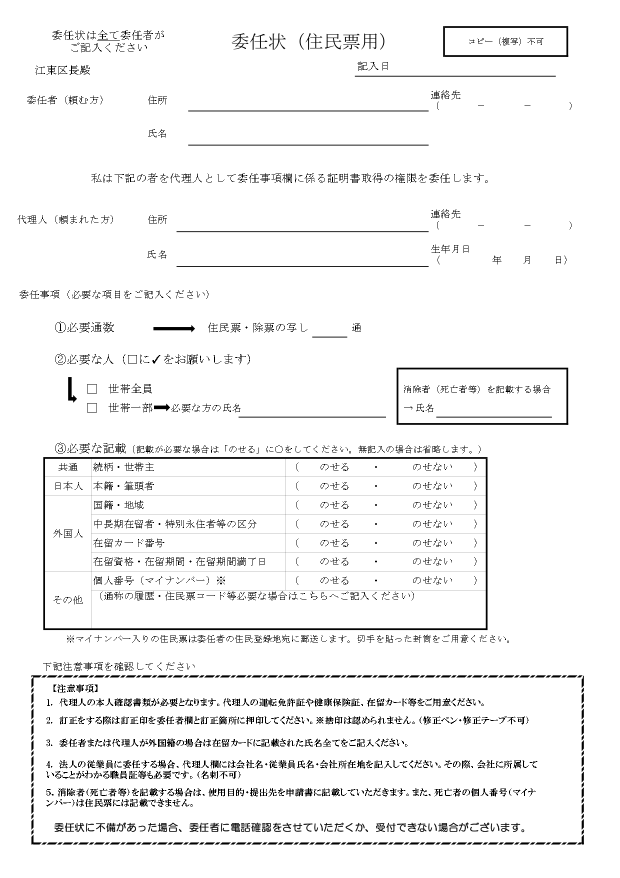
#> input picture sample/sample2.jpg, 1240 x 1755 px (shown at 1/2 size)
$ python export_array_boxline8.py
#> lines starting #> are read from the running program, lines starting #| are printed output that depends on the picture; after the words box and inside, x2 and y2 are one past the last pixel; in counts of white or black regions, pixels touching at a corner belong together
import os
import cv2
import numpy as np

# 頂点を左上、左下、右下、右上の順序に並び替える関数
def sort_points(points):
    # x座標とy座標の和が最小のものが左上
    tl = min(points, key=lambda x: x[0] + x[1])
    # x座標とy座標の差が最小のものが右上
    tr = min(points, key=lambda x: x[0] - x[1])
    # x座標とy座標の和が最大のものが右下
    br = max(points, key=lambda x: x[0] + x[1])
    # x座標とy座標の差が最大のものが左下
    bl = max(points, key=lambda x: x[0] - x[1])
    # 順序に従ってリストにする
    return [tl, tr, br, bl]

# ディレクトリ作成、入力画像の決定と読み取り
results_path = './results'
if not os.path.exists(results_path):
    os.mkdir(results_path)

input_image = './sample/sample2.jpg'

img = cv2.imread(input_image)
#> img is the input picture: shape (1755, 1240, 3); min 0, max 255, mean 243.9
img2 = cv2.imread(input_image)

# BGR -> グレースケール
img_gray = cv2.cvtColor(img, cv2.COLOR_BGR2GRAY)
img_gray = cv2.GaussianBlur(img_gray, (3, 3), 0)
retval, img_bw = cv2.threshold(img_gray, 0, 255, cv2.THRESH_BINARY_INV + cv2.THRESH_OTSU)
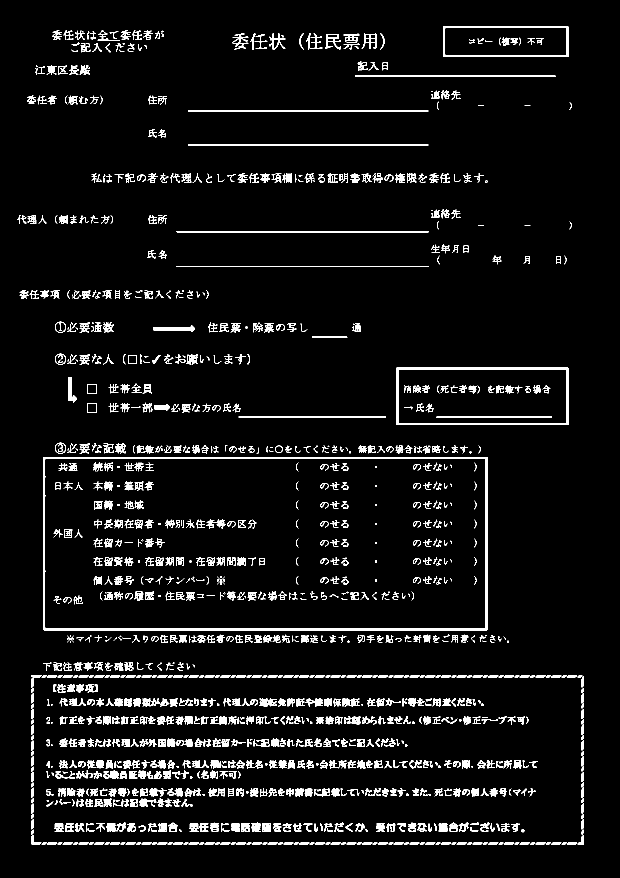
#> img_bw: shape (1755, 1240) (shown at 1/2 size); 6% white; 1264 white regions (173 under 20 px), largest, box (x1, y1, x2, y2) and area: (86, 914, 976, 1261) 10716, (793, 735, 1137, 850) 3716, (886, 52, 1137, 114) 2495
#> retval = 179
cv2.imwrite('result1.png', img_bw) # 確認用

# 矩形領域と下線部検出で処理を分けるか検討。ガウシアンフィルタ適用の是非など。
# img_gray_line = cv2.cvtColor(img, cv2.COLOR_BGR2GRAY)
# img_gray_line2 = cv2.bitwise_not(img_gray_line)

# 膨張処理
kernel = cv2.getStructuringElement(cv2.MORPH_RECT, (4, 4))
img_bw = cv2.dilate(img_bw, kernel, iterations = 1)
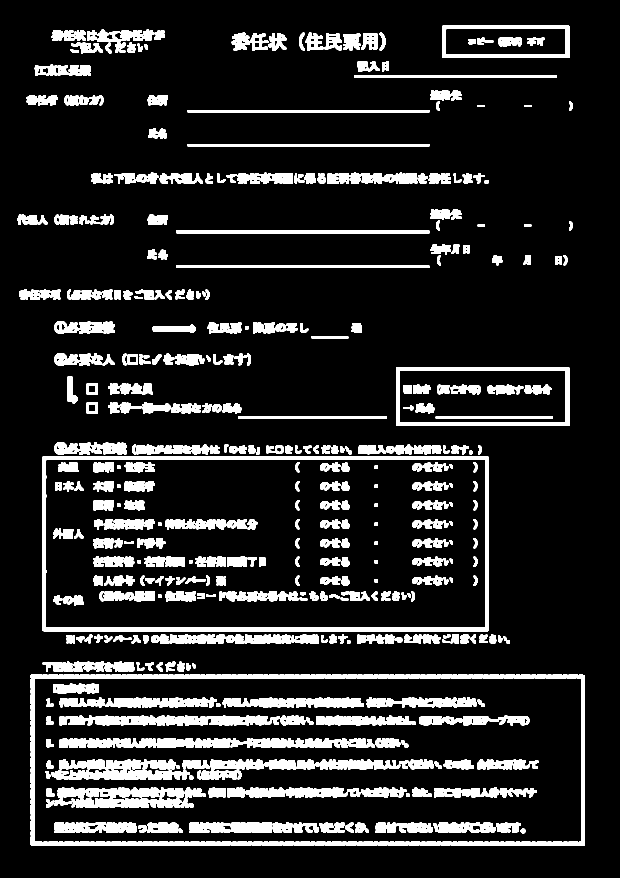
#> img_bw: shape (1755, 1240) (shown at 1/2 size); 13.6% white; 462 white regions, largest, box (x1, y1, x2, y2) and area: (61, 1349, 1170, 1691) 22549, (85, 913, 978, 1263) 18093, (118, 1476, 750, 1496) 9577
cv2.imwrite('result2.png', img_bw) # 確認用

# Canny 法によるエッジ検出（下線部検出のみ）
med_val = np.median(img_bw)
#> med_val = 0
sigma = 0.33
min_val = int(max(0, (1.0 - sigma) * med_val))
#> min_val = 0
max_val = int(max(255, (1.0 + sigma) * med_val))
#> max_val = 255
edges = cv2.Canny(img_bw, threshold1 = min_val, threshold2 = max_val)
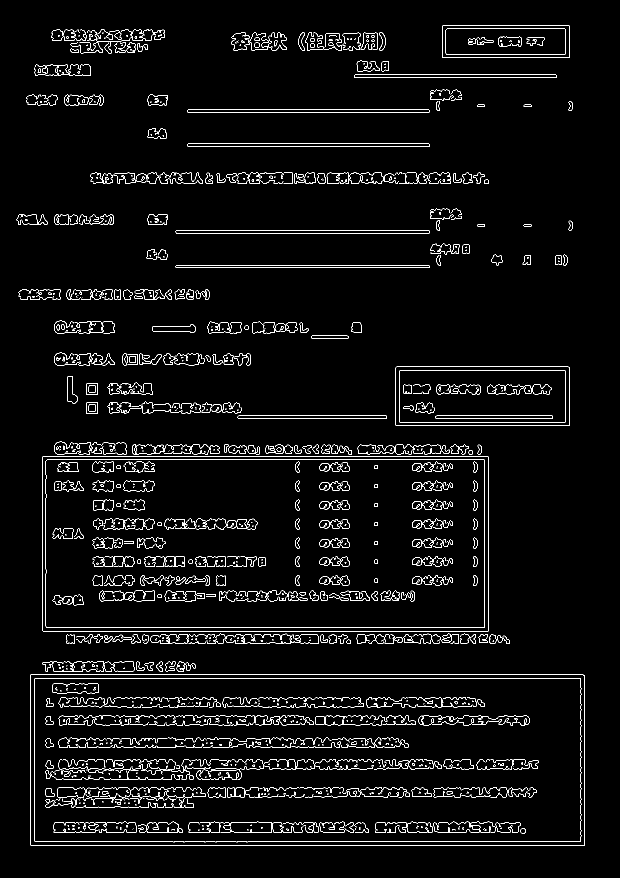
#> edges: shape (1755, 1240) (shown at 1/2 size); 3.5% white in thin lines or dots, all inside (x1, y1, x2, y2) = (33, 50, 1170, 1691)

# 輪郭抽出
contours, hierarchy = cv2.findContours(img_bw, cv2.RETR_TREE, cv2.CHAIN_APPROX_SIMPLE)
#> contours = 1030 contours, 459 with area under 20; largest, box (x1, y1, x2, y2) and area: (61, 1349, 1170, 1691) 377637, (68, 1355, 1164, 1686) 357956, (85, 913, 978, 1263) 310963, (91, 919, 971, 1256) 295321, (792, 734, 1139, 852) 40482

# 面積でフィルタリング
rects = []
for cnt, hrchy in zip(contours, hierarchy[0]):
    if cv2.contourArea(cnt) < 3000:
        continue  # 面積が小さいものを除外
    if hrchy[3] == -1:
        continue  # ルートノードを除外

    # 輪郭を囲む長方形を計算する。
    rect = cv2.minAreaRect(cnt)
    (x, y), (w, h), angle = rect

    # 縦横の線の長さを比較し、どちらがの線の長さが極端に短い場合は除外
    if min(w, h) < 10:
        continue

    rect_points = cv2.boxPoints(rect).astype(int)
    rects.append(rect_points)
#> this loop made 1030 passes
#> hrchy on passes 1, 3, 4: [296, -1, 1, -1], [3, -1, -1, 1], [4, 2, -1, 1]
#> after the loop, rects = 11 items

# x-y 順でソート
rects = sorted(rects, key=lambda x: (x[0][1], x[0][0]))

rect_sorted_memory = []

# 描画する。
for i, rect in enumerate(rects):
    # 頂点を左上、左下、右下、右上の順序に並び替える
    rect_sorted = np.array(sort_points(rect))

    rect_sorted_memory.append(rect_sorted)

    color = np.random.randint(0, 255, 3).tolist()
    cv2.drawContours(img, rects, i, color, 2)
    cv2.putText(img, str(i), tuple(rect[0]), cv2.FONT_HERSHEY_SIMPLEX, 0.8, color, 2)

    print('rect(%d):\n' %i, rect_sorted)
#> this loop made 11 passes
#> (rect, rect_sorted, color) on passes 1 to 3: ([[1131, 109], [891, 109], [891, 57], [1131, 57]], [[891, 57], [891, 109], [1131, 109], [1131, 57]], [172, 47, 117]), ([[1131, 844], [798, 844], [798, 739], [1131, 739]], [[798, 739], [798, 844], [1131, 844], [1131, 739]], [192, 67, 251]), ([[969, 1255], [91, 1255], [91, 919], [969, 919]], [[91, 919], [91, 1255], [969, 1255], [969, 919]], [195, 103, 9])
#> (printed output is left out)
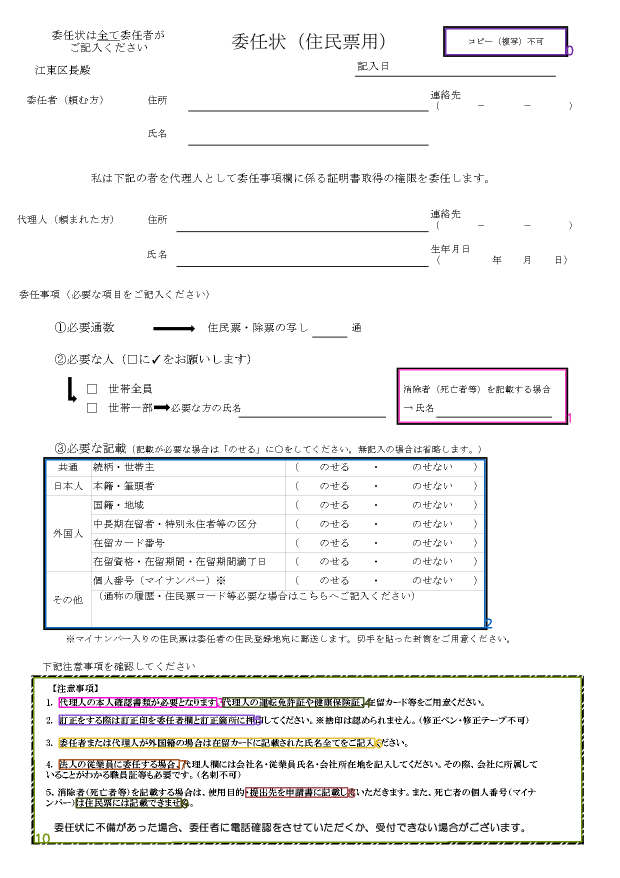
#> img: shape (1755, 1240, 3) (shown at 1/2 size); 1.65% of pixels changed, all inside (x1, y1, x2, y2) = (66, 56, 1165, 1687)
#> after the loop, rect_sorted_memory = 11 items

print()
cv2.imwrite('img.png', img)


# 以下は下線部認識
rect_sorted_memory = np.array(rect_sorted_memory)

height, width, _ = img.shape
min_length = width * 0.1

# ハフ変換による直線検出
lines = []
lines = cv2.HoughLinesP(edges, rho=1, theta=np.pi/360, threshold=int(retval), minLineLength=min_length, maxLineGap=1)
#> lines = 32 rows, first 6: [71, 1356, 1160, 1356], [61, 1690, 1169, 1690], [86, 1262, 976, 1262], [94, 919, 968, 919], [86, 912, 975, 912], [92, 1254, 969, 1254]

line_list = []
error = 10 # 矩形の直線とみなす誤差
if lines is not None:
    for line in lines:
        tl_x, tl_y, br_x, br_y = line[0]
        # 傾き3px以内で検出対象に
        if abs(tl_y - br_y) < 3:
            tl_x = line[0][0]
            tl_y = line[0][1]
            br_x = line[0][2]
            br_y = line[0][3]
            line = (tl_x, tl_y, br_x, br_y)
            line_list.append(line)
#> this loop made 32 passes
#> after the loop, line_list = 26 items, first 6: (71, 1356, 1160, 1356), (61, 1690, 1169, 1690), (86, 1262, 976, 1262), (94, 919, 968, 919), (86, 912, 975, 912), (92, 1254, 969, 1254)

    line_list = sorted(line_list, key=lambda x: x[0])
#> line_list = 26 items, first 6: (61, 1690, 1169, 1690), (71, 1356, 1160, 1356), (86, 1262, 976, 1262), (86, 912, 975, 912), (92, 1254, 969, 1254), (94, 919, 968, 919)

    line_mean_list = []
    # line_listから処理済みの要素を削除するためにコピーを作る
    line_list_copy = line_list.copy()
#> line_list_copy has the same summary as line_list

    # line_list_copyが空になるまでループ
    while line_list_copy:
        # line_list_copyから最初の要素を取り出す
        left_x1, left_y1, right_x1, right_y1 = line_list_copy.pop(0)
        tmp_list = [(left_x1, left_y1, right_x1, right_y1)]

        # line_list_copyから他の要素を順番に取り出す
        for left_x2, left_y2, right_x2, right_y2 in line_list_copy:
            # エラーの範囲内であれば、一時保存リストに追加する
            if abs(left_y1 - left_y2) <= error and abs(left_x1 - left_x2) <= error:
                tmp_list.append((left_x2, left_y2, right_x2, right_y2))

        # 一時保存リストから各座標ごとに平均値を計算する
        mean_left_x = np.mean([x[0] for x in tmp_list])
        mean_left_y = np.mean([x[1] for x in tmp_list])
        mean_right_x = np.mean([x[2] for x in tmp_list])
        mean_right_y = np.mean([x[3] for x in tmp_list])
        new_line = (int(mean_left_x), int(mean_left_y), int(mean_right_x), int(mean_right_y))
        line_mean_list.append(new_line)

        # 一時保存リストに含まれる要素をline_list_copyから削除する
        for line in tmp_list:
            if line in line_list_copy:
                line_list_copy.remove(line)
#> this loop made 14 passes
#> (left_x1, left_y1, right_x1, right_y1, mean_left_x, mean_left_y, mean_right_x, mean_right_y) on passes 3 to 10: (86, 1262, 976, 1262, 89, 1258, 972.5, 1258), (86, 912, 975, 912, 90, 915.5, 971.5, 915.5), (352, 466, 858, 466, 352.5, 463, 857.5, 463), (352, 535, 858, 535, 352.5, 532.5, 857.5, 532.5), (375, 224, 858, 224, 375.5, 221.5, 857.5, 221.5), (376, 293, 858, 293, 376, 290, 857.5, 290), (476, 837, 773, 837, 476.5, 834, 772.5, 834), (709, 155, 1113, 155, 709.5, 152, 1112, 152)
#> after the loop, line_list_copy = []; line_mean_list = 14 items, first 6: (61, 1690, 1169, 1690), (71, 1356, 1160, 1356), (89, 1258, 972, 1258), (90, 915, 971, 915), (352, 463, 857, 463), (352, 532, 857, 532)

    line_nparray = np.array(line_mean_list)
#> line_nparray = 14 rows, first 6: [61, 1690, 1169, 1690], [71, 1356, 1160, 1356], [89, 1258, 972, 1258], [90, 915, 971, 915], [352, 463, 857, 463], [352, 532, 857, 532]

    # 重複していない水平線の座標を格納するリスト
    underline_list = []
    unique_horizontal_lines = []

    i = 0
    for i in range(rect_sorted_memory.shape[0]):
        j = 0
        for j, line in enumerate(line_nparray):
            is_underline = False
            line_mid_x = (line_nparray[j][0] + line_nparray[j][2]) / 2
            line_mid_y = (line_nparray[j][1] + line_nparray[j][3]) / 2

            # 水平線の左端のx座標が、矩形領域の各辺の許容誤差内にあるかどうかを確認する
            if not ( (rect_sorted_memory[i][0][0] - error <= line_mid_x <= rect_sorted_memory[i][3][0] + error)
                and ( (rect_sorted_memory[i][0][1] - error <= line_mid_y <= rect_sorted_memory[i][0][1] + error)
                or (rect_sorted_memory[i][3][1] - error <= line_mid_y <= rect_sorted_memory[i][3][1] + error) ) ):
                is_underline = True
                print(f'before: {line_list[i]}')

            # 水平線の左端のy座標が、矩形領域の各辺の許容誤差内にあるかどうかを確認する
            if not ( (rect_sorted_memory[i][1][0] - error <= line_mid_x <= rect_sorted_memory[i][2][0] + error)
                and ( (rect_sorted_memory[i][1][1] - error <= line_mid_y <= rect_sorted_memory[i][1][1] + error)
                or (rect_sorted_memory[i][2][1] - error <= line_mid_y <= rect_sorted_memory[i][2][1] + error) ) ):
                is_underline = True
                print(f'after: {line_list[i]}')

            # 重複フラグがTrueであれば、水平線は重複していないと判断し、リストに追加する
            if is_underline:
                underline_list.append(line_list[i])
                break
#> this loop made 11 passes
#| before: (61, 1690, 1169, 1690)
#| after: (61, 1690, 1169, 1690)
#| before: (71, 1356, 1160, 1356)
#| after: (71, 1356, 1160, 1356)
#| before: (86, 1262, 976, 1262)
#| after: (86, 1262, 976, 1262)
#> (further printed lines are left out)
#> after the loop, underline_list = [(61, 1690, 1169, 1690), (71, 1356, 1160, 1356), (86, 1262, 976, 1262), (86, 912, 975, 912), (92, 1254, 969, 1254), (94, 919, 968, 919), (352, 466, 858, 466), (352, 535, 858, 535), (353, 460, 857, 460), (353, 530, 857, 530), (375, 224, 858, 224)]

print(f'under: {underline_list}')
#> (printed output is left out)
unique_horizontal_lines = underline_list
#> unique_horizontal_lines has the same summary as underline_list
unique_horizontal_nparray = np.array(unique_horizontal_lines)
#> unique_horizontal_nparray = [[61, 1690, 1169, 1690], [71, 1356, 1160, 1356], [86, 1262, 976, 1262], [86, 912, 975, 912], [92, 1254, 969, 1254], [94, 919, 968, 919], [352, 466, 858, 466], [352, 535, 858, 535], [353, 460, 857, 460], [353, 530, 857, 530], [375, 224, 858, 224]]
# 矩形領域と重複しない水平線の座標を表示する
i=0
for i, line in enumerate(unique_horizontal_lines):
    x1, y1, x2, y2 = unique_horizontal_nparray[i]
    # [4 lines of commented-out code are left out]
    cv2.line(img2, (x1, y1), (x2, y2), (0, 255, 0), 2)
    cv2.putText(img2, str(i), (x1, y1 - 10), cv2.FONT_HERSHEY_SIMPLEX, 0.8, (0, 255, 0), 2)

    print('line(%d):' %i, unique_horizontal_nparray[i])
#> this loop made 11 passes
#> (printed output is left out)
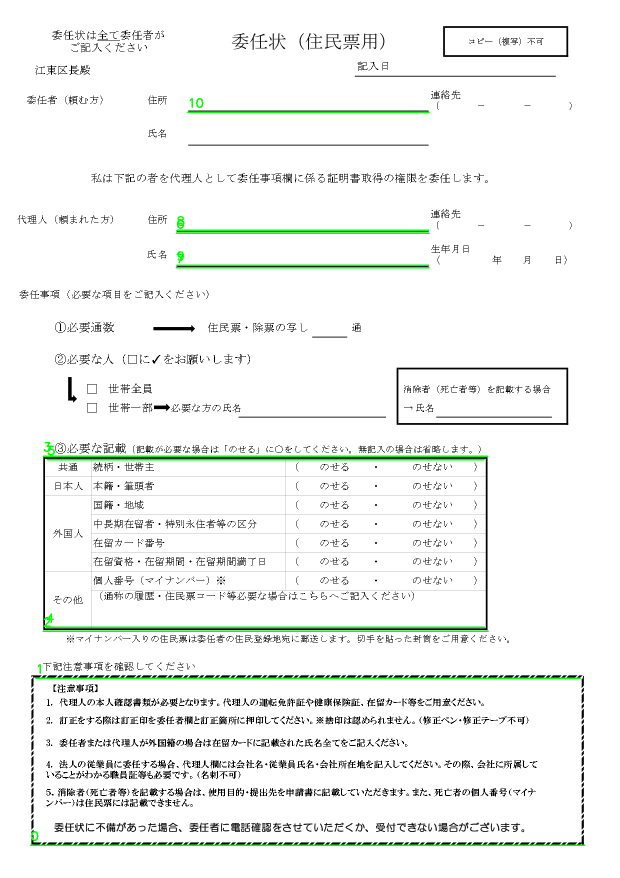
#> img2: shape (1755, 1240, 3) (shown at 1/2 size); 1.2% of pixels changed, all inside (x1, y1, x2, y2) = (60, 196, 1171, 1692)


# [17 lines of commented-out code are left out]

cv2.imwrite('img2.png', img2)

$ run again, with sample/sample4.jpg copied over sample/sample2.jpg
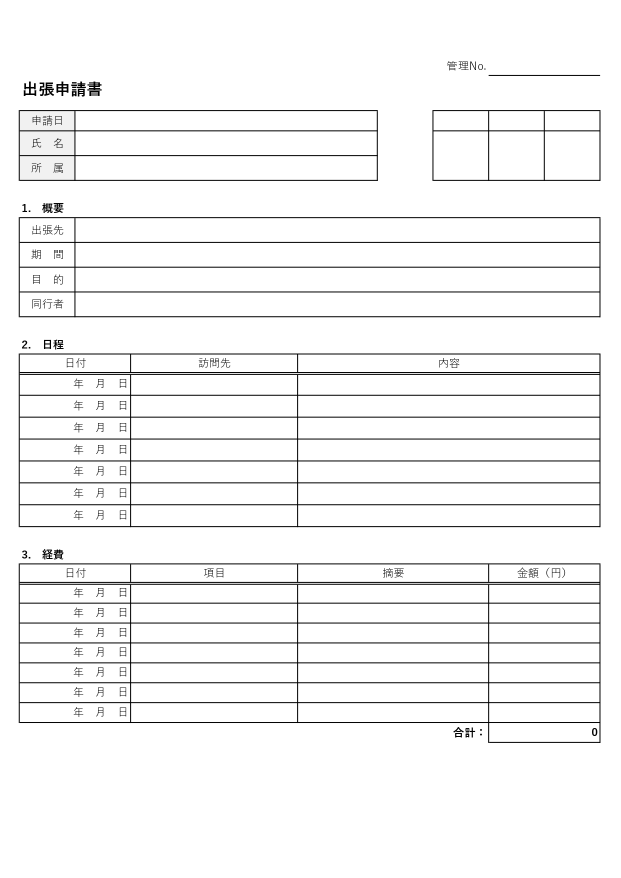
#> input picture sample/sample4.jpg, 1241 x 1755 px (shown at 1/2 size)
#> img is the input picture: shape (1755, 1241, 3); min 0, max 255, mean 244.9
#> `retval, img_bw = cv2.threshold(img_gray, 0, 255, cv2.THRESH_BINARY_INV..`:
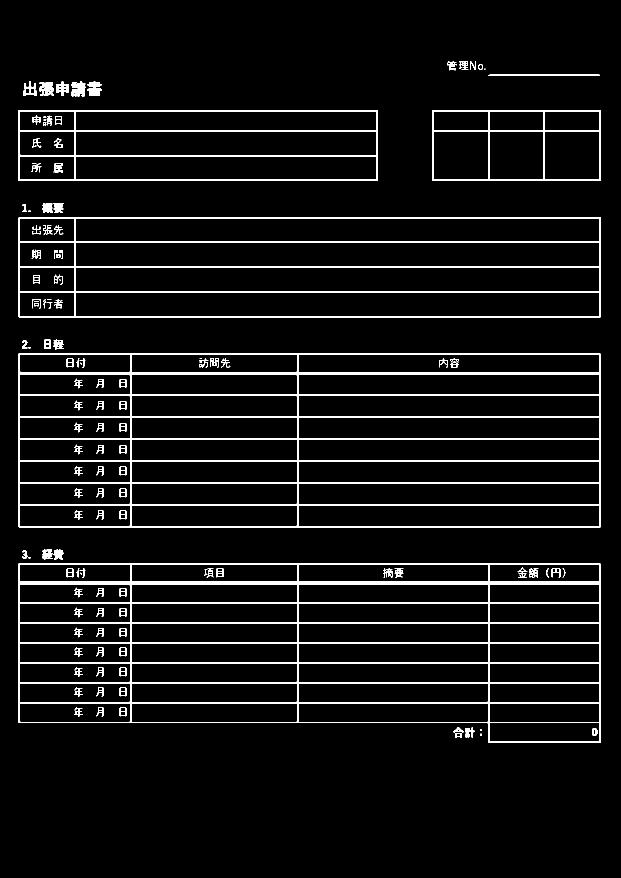
#> img_bw: shape (1755, 1241) (shown at 1/2 size); 5.7% white; 138 white regions (21 under 20 px), largest, box (x1, y1, x2, y2) and area: (37, 1126, 1201, 1486) 39881, (37, 707, 1201, 1055) 36155, (37, 434, 1201, 635) 17806
#> retval = 178
#> med_val = 0
#> max_val = 255
#> edges: shape (1755, 1241); 3.6% white in thin lines or dots, all inside (x1, y1, x2, y2) = (35, 120, 1203, 1488)
#> contours = 280 contours, 69 with area under 20; largest, box (x1, y1, x2, y2) and area: (36, 706, 1203, 1057) 408100, (36, 1125, 1203, 1488) 384532, (36, 433, 1203, 637) 236697, (36, 219, 758, 364) 103824, (864, 219, 1203, 364) 48672
#> the loop `for cnt, hrchy in zip(contours, hierarchy[0]):` made 280 passes
#> hrchy on passes 1 to 3: [1, -1, -1, -1], [2, 0, -1, -1], [5, 1, 3, -1]
#> after the loop `for cnt, hrchy in zip(contours, hierarchy[0]):`: rects = 77 items
#> the loop `for i, rect in enumerate(rects):` made 77 passes
#> (rect, rect_sorted, color) on passes 1 to 3: ([[147, 259], [41, 259], [41, 224], [147, 224]], [[41, 224], [41, 259], [147, 259], [147, 224]], [172, 47, 117]), ([[752, 259], [152, 259], [152, 224], [752, 224]], [[152, 224], [152, 259], [752, 259], [752, 224]], [192, 67, 251]), ([[975, 259], [868, 259], [868, 224], [975, 224]], [[868, 224], [868, 259], [975, 259], [975, 224]], [195, 103, 9])
#> (printed output is left out)
#> lines = 86 rows, first 6: [599, 1322, 974, 1322], [153, 531, 1197, 531], [600, 1368, 973, 1368], [599, 875, 1197, 875], [36, 1447, 972, 1447], [153, 581, 1197, 581]
#> the loop `for line in lines:` made 86 passes
#> the loop `while line_list_copy:` made 58 passes
#> the loop `for i in range(rect_sorted_memory.shape[0]):` made 77 passes
#| before: (36, 1447, 972, 1447)
#| after: (36, 1447, 972, 1447)
#| before: (36, 636, 1202, 636)
#| after: (36, 636, 1202, 636)
#| before: (36, 1056, 1201, 1056)
#| after: (36, 1056, 1201, 1056)
#> (further printed lines are left out)
#> the loop `for i, line in enumerate(unique_horizontal_lines):` made 77 passes
#> line on passes 1 to 8: (36, 1447, 972, 1447), (36, 636, 1202, 636), (36, 1056, 1201, 1056), (36, 363, 757, 363), (37, 218, 756, 218), (37, 705, 1201, 705), (38, 432, 1201, 432), (39, 1124, 1200, 1124)
#> after the loop `for i, line in enumerate(unique_horizontal_lines):`:
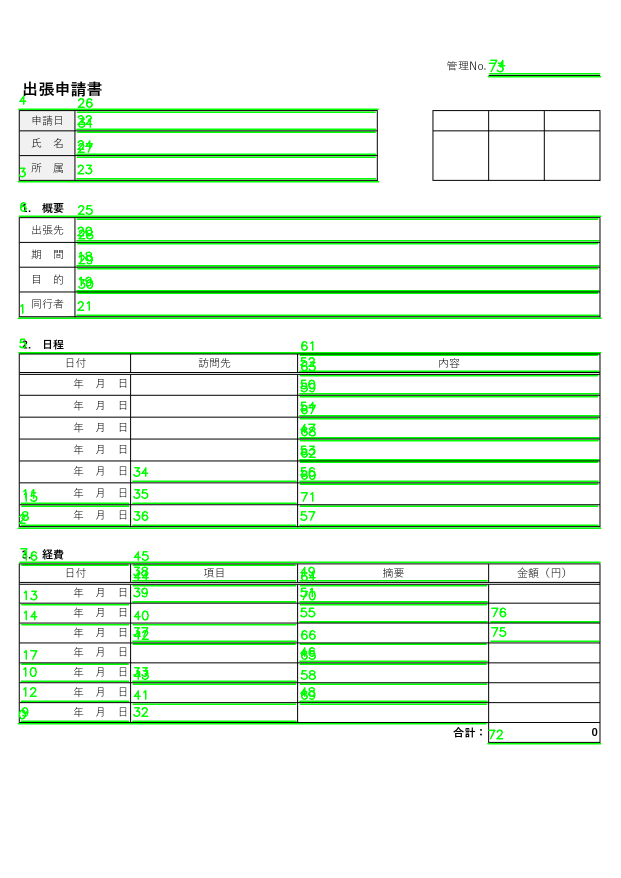
#> img2: shape (1755, 1241, 3) (shown at 1/2 size); 6.41% of pixels changed, all inside (x1, y1, x2, y2) = (35, 119, 1204, 1489)
